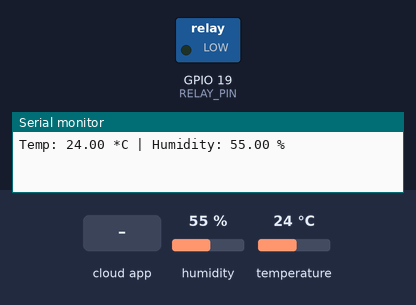
Bench run of a sketch on a simulated ESP32. Shown: switched loads named in the sketch (green lamp = pin HIGH), the last lines printed to the serial monitor. The test bench sets the inputs (shaded band); at power-on: humidity 55 %, temperature 24 °C. WiFi joins after 1.5 s; servers stay silent unless stated.

Above: at 2.7 s.
2.8 s: the phone or cloud app sets relay to 1
At 4.2 s:
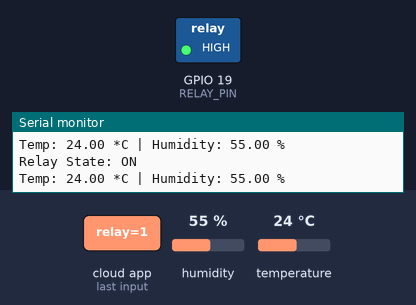
4.5 s: the phone or cloud app sets relay to 0
At 5.6 s:
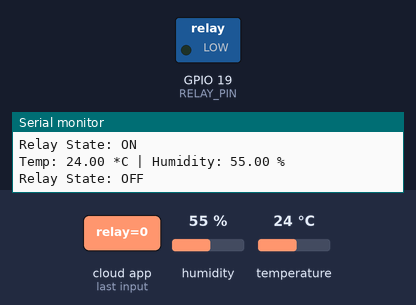
Timing chart, 0 to 7.5 s (numbered marks = the images above; inputs shaded):
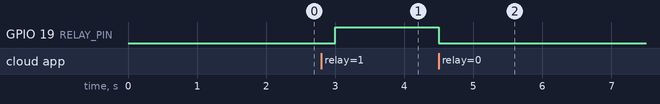

Measured:
- after the input at 2.8 s, GPIO 19 (RELAY_PIN): LOW → HIGH after 0.20 s
- after the input at 4.5 s, GPIO 19 (RELAY_PIN): HIGH → LOW at once

The sketch:

dht11-relay.ino
```cpp
#include "arduino_secrets.h"
#include <DHT.h>

#define DHTPIN 23
#define DHTTYPE DHT11
#define RELAY_PIN 19
#define INTERVAL 2000

DHT dht(DHTPIN, DHTTYPE);

#include "thingProperties.h"
unsigned long lastReadTime = 0;

void setup() {
  // Initialize serial and wait for port to open:
  Serial.begin(9600);
  // This delay gives the chance to wait for a Serial Monitor without blocking if none is found
  delay(1500);
  dht.begin();
  pinMode(RELAY_PIN, OUTPUT);
  // Defined in thingProperties.h
  initProperties();

  // Connect to Arduino IoT Cloud
  ArduinoCloud.begin(ArduinoIoTPreferredConnection);

  /*
     The following function allows you to obtain more information
     related to the state of network and IoT Cloud connection and errors
     the higher number the more granular information you’ll get.
     The default is 0 (only errors).
     Maximum is 4
 */
  setDebugMessageLevel(2);
  ArduinoCloud.printDebugInfo();
}

void loop() {
  ArduinoCloud.update();
  // Your code here

  unsigned long currentMillis = millis();
  if (currentMillis - lastReadTime >= INTERVAL) {
    lastReadTime = currentMillis;

    float t = dht.readTemperature();
    float h = dht.readHumidity();

    if (!isnan(t) && !isnan(h)) {
      temp = t;
      humidity = h;

      Serial.print("Temp: ");
      Serial.print(temp);
      Serial.print(" *C | Humidity: ");
      Serial.print(humidity);
      Serial.println(" %");
    } else {
      Serial.println("Failed read DHT11 sensor!");
    }
  }
}


/*
  Since Relay is READ_WRITE variable, onRelayChange() is
  executed every time a new value is received from IoT Cloud.
*/
void onRelayChange()  {
  Serial.print("Relay State: ");
  Serial.println(relay ? "ON" : "OFF");
  digitalWrite(RELAY_PIN, relay);
}
```

arduino_secrets.h
```cpp
#define SECRET_DEVICE_KEY "<Your Client Secret>"
#define SECRET_OPTIONAL_PASS "<Your Network Password>"
#define SECRET_SSID "<Your Network SSID>"
```

thingProperties.h
```cpp
// Code generated by Arduino IoT Cloud, DO NOT EDIT.

#include <ArduinoIoTCloud.h>
#include <Arduino_ConnectionHandler.h>

const char DEVICE_LOGIN_NAME[]  = "<Your Client ID>";

const char SSID[]               = SECRET_SSID;    // Network SSID (name)
const char PASS[]               = SECRET_OPTIONAL_PASS;    // Network password (use for WPA, or use as key for WEP)
const char DEVICE_KEY[]  = SECRET_DEVICE_KEY;    // Secret device password

void onRelayChange();

float humidity;
float temp;
bool relay;

void initProperties(){

  ArduinoCloud.setBoardId(DEVICE_LOGIN_NAME);
  ArduinoCloud.setSecretDeviceKey(DEVICE_KEY);
  ArduinoCloud.addProperty(humidity, READ, ON_CHANGE, NULL);
  ArduinoCloud.addProperty(temp, READ, ON_CHANGE, NULL);
  ArduinoCloud.addProperty(relay, READWRITE, ON_CHANGE, onRelayChange);

}

WiFiConnectionHandler ArduinoIoTPreferredConnection(SSID, PASS);
```
